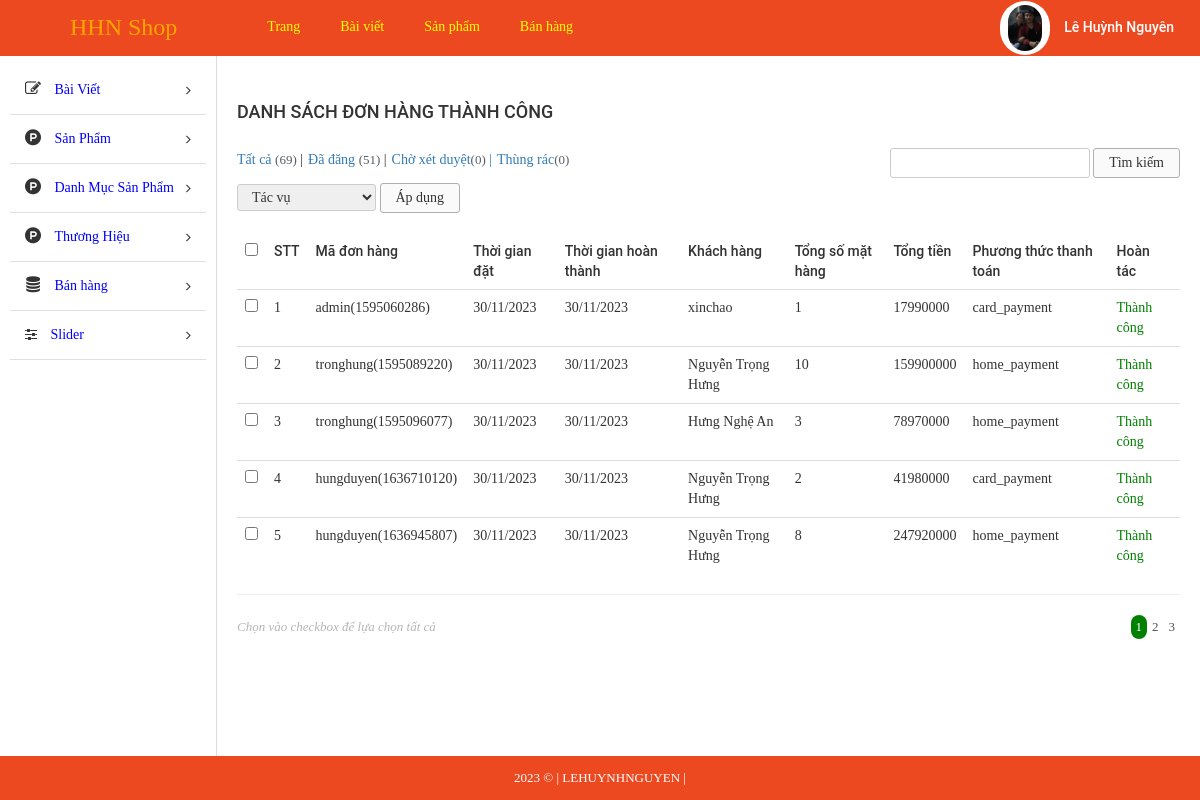
Page /admin/index.php?modules=orders&controllers=index&action=list (signed in) on the committed database.
### tables this page shows
CREATE TABLE `tbl_order` (
  `id` int(11) NOT NULL,
  `custom_id` int(11) NOT NULL,
  `total_price` float NOT NULL,
  `total_num_product` int(11) NOT NULL,
  `create_date` varchar(255) NOT NULL,
  `note` text NOT NULL,
  `payment_method` varchar(255) NOT NULL,
  `status` enum('Thành công','Chờ xác nhận','Hủy','') NOT NULL,
  `id_cart` int(11) NOT NULL,
  `time` varchar(255) NOT NULL,
  `code` varchar(255) NOT NULL,
  `date_confirm` varchar(255) NOT NULL
);

### admin/libraries/database.php (called while the page is built, shortened)
<?php
function db_query($query_string) {
    global $conn;
    $result = mysqli_query($conn, $query_string);
    return $result;
}
function db_fetch_row($query_string) {
    $mysqli_result = db_query($query_string);
    $result = mysqli_fetch_assoc($mysqli_result);
    return $result;
}
function db_fetch_array($query_string) {
    $result = array();
    $mysqli_result = db_query($query_string);
    while ($row = mysqli_fetch_assoc($mysqli_result)) {
        $result[] = $row;
    }
    return $result;
}

### admin/modules/orders/models/indexModel.php (called while the page is built, shortened)
<?php
function getAllOrder(){
	return db_fetch_array("SELECT * FROM `tbl_order` WHERE `status` ='Thành công'");
}
function getNameCus($id){
	$data = db_fetch_row("SELECT * FROM `tbl_customer` WHERE `id` = '$id'");
	return $data['fullname'];
}
 ?>

### admin/modules/orders/controllers/indexController.php (called while the page is built, shortened)
<?php
function listAction() {
	$data_tmp = getAllOrder();
	foreach ($data_tmp as $key => $value) {
		$data_tmp[$key]['fullname'] = getNameCus($data_tmp[$key]['custom_id']);
	}
	if(!empty($_GET['page'])){
		$page = $_GET['page'];
	}else{
		$page =1;
	}
	$numProduct = count($data_tmp);
	$productOnPage = 5;
	$num = ceil($numProduct/$productOnPage);
	$start = ($page - 1) * $productOnPage;
	$res =[];
	for ($i=$start; $i < $start+$productOnPage; $i++) {
		if(isset($data_tmp[$i]))
        $res[] = $data_tmp[$i];
	};
	$data = [$res, $num, $page];
	load_view('list',$data);
}
?>

### admin/core/router.php (called while the page is built, shortened)
<?php
$action_name = get_action().'Action';
call_function(array('construct', $action_name));

### admin/core/appload.php (called while the page is built, shortened)
<?php
require CONFIGPATH . DIRECTORY_SEPARATOR . 'database.php';
require LIBPATH . DIRECTORY_SEPARATOR . 'database.php';
require COREPATH . DIRECTORY_SEPARATOR . 'base.php';
require COREPATH . DIRECTORY_SEPARATOR . 'router.php';

### admin/index.php (called while the page is built, shortened)
<?php
require COREPATH.DIRECTORY_SEPARATOR.'appload.php';

### admin/modules/orders/views/listView.php (the view, shortened to what this page needs)
<div id="main-content-wp" class="list-product-page">
    <div class="wrap clearfix">
        <div id="content" class="fl-right">
            <div class="section" id="title-page">
                <div class="clearfix">
                    <h3 id="index" class="fl-left">Danh sách đơn hàng thành công</h3>
                </div>
            </div>
            <div class="section" id="detail-page">
                <div class="section-detail">
                    <div class="filter-wp clearfix">
                        <ul class="post-status fl-left">
                            <li class="all"><a href="">Tất cả <span class="count">(69)</span></a> |</li>
                            <li class="publish"><a href="">Đã đăng <span class="count">(51)</span></a> |</li>
                            <li class="pending"><a href="">Chờ xét duyệt<span class="count">(0)</span> |</a></li>
                            <li class="pending"><a href="">Thùng rác<span class="count">(0)</span></a></li>
                        </ul>
                        <form method="GET" class="form-s fl-right">
                            <input type="text" name="s" id="s">
                            <input type="submit" name="sm_s" value="Tìm kiếm">
                        </form>
                    </div>
                    <div class="actions">
                        <form method="GET" action="" class="form-actions">
                            <select name="actions">
                                <option value="0">Tác vụ</option>
                            </select>
                            <input type="submit" name="sm_action" value="Áp dụng">
                        </form>
                    </div>
                    <div class="table-responsive">
                        <table class="table list-table-wp">
                            <thead>
                                <tr>
                                    <td><input type="checkbox" name="checkAll" id="checkAll"></td>
                                    <td><span class="thead-text">STT</span></td>
                                    <td><span class="thead-text">Mã đơn hàng</span></td>
                                    <td><span class="thead-text">Thời gian đặt</span></td>
                                    <td><span class="thead-text">Thời gian hoàn thành</span></td>
                                    <td><span class="thead-text">Khách hàng</span></td>
                                    <td><span class="thead-text">Tổng số mặt hàng</span></td>
                                    <td><span class="thead-text">Tổng tiền</span></td>
                                    <td><span class="thead-text">Phương thức thanh toán</span></td>
                                    <td><span class="thead-text">Hoàn tác</span></td>
                                </tr>
                            </thead>
                            <tbody>
                                <?php if(!empty($data['0'])) foreach ($data['0'] as $key => $value) {?>
                                <tr>
                                    <td><input type="checkbox" name="checkItem" class="checkItem"></td>
                                    <td><span class="tbody-text"><?php echo ($key +1); ?></span></td>
                                    <td><span class="tbody-text"><?php  echo $value['code']; ?></span></td>
                                    <td><span class="tbody-text"><?php  echo $value['create_date']; ?></span></td>
                                    <td><span class="tbody-text"><?php  echo $value['date_confirm']; ?></span></td>
                                    <td><span class="tbody-text"><?php  echo $value['fullname']; ?></span></td>
                                    <td><span class="tbody-text"><?php  echo $value['total_num_product']; ?></span></td>
                                    <td><span class="tbody-text"><?php  echo $value['total_price']; ?></h3></span>
                                    <td><span class="tbody-text"><?php  echo $value['payment_method']; ?></span></td>
                                    <td><span class="tbody-text" style="color: green;">Thành công</span></td>
                                </tr>
                                <?php }; ?>
                            </tbody>
                        </table>
                        <hr>
                    </div>
                </div>
            </div>
            <div class="section" id="paging-wp">
                <div class="section-detail clearfix">
                    <p id="desc" class="fl-left">Chọn vào checkbox để lựa chọn tất cả</p>
                    <ul id="list-paging" class="fl-right">
                        <?php for ($i=1; $i <= $data['1'] ; $i++) { ?>
                        <li>
                            <a <?php if($i == $data['2']) echo 'style="background-color: green;color:white; border-radius:300px;"';  ?>  href="?modules=products&controllers=index&action=list&page=<?php echo $i; ?>" title=""><?php echo $i; ?></a>
                        </li>
                        <?php }; ?>
                    </ul>
                </div>
            </div>
        </div>
    </div>
</div>

### admin/core/base.php (shortened to what this page needs)
<?php
function get_module() {
    global $config;
    $module = isset($_GET['modules']) ? $_GET['modules'] : $config['default_module'];
    return $module;
}
function call_function($list_function = array()) {
    if (is_array($list_function)) {
        foreach ($list_function as $f) {
            if (function_exists($f())) {
                $f();
            }
        }
    }
}
function load_view($name, $data_send = array()) {
    $data = $data_send;
    $path = MODULESPATH . DIRECTORY_SEPARATOR . get_module() . DIRECTORY_SEPARATOR . 'views' . DIRECTORY_SEPARATOR . $name . 'View.php';
    if (file_exists($path)) {
        require $path;
    } else {
        echo "Không tìm thấy {$path}";
    }
}
function get_header($name = '') {
    global $data;
    if (empty($name)) {
        $name = 'header';
    } else {
        $name = "header-{$name}";
    }
    $path = LAYOUTPATH . DIRECTORY_SEPARATOR . $name . '.php';
    if (file_exists($path)) {
        if (is_array($data)) {
            foreach ($data as $key => $a) {
                $$key = $a;
            }
        }
        require $path;
    } else {
        echo "Không tìm thấy {$path}";
    }
}
function get_footer($name = '') {
    global $data;
    if (empty($name)) {
        $name = 'footer';
    } else {
        $name = "footer-{$name}";
    }
    $path = LAYOUTPATH . DIRECTORY_SEPARATOR . $name . '.php';
    if (file_exists($path)) {
        if (is_array($data)) {
            foreach ($data as $key => $a) {
                $$key = $a;
            }
        }
        require $path;
    } else {
        echo "Không tìm thấy {$path}";
    }
}
function get_sidebar($name = '') {
    global $data;
    if (empty($name)) {
        $name = 'sidebar';
    } else {
        $name = "sidebar-{$name}";
    }
    $path = LAYOUTPATH . DIRECTORY_SEPARATOR . $name . '.php';
    if (file_exists($path)) {
        if (is_array($data)) {
            foreach ($data as $key => $a) {
                $$key = $a;
            }
        }
        require $path;
    } else {
        echo "Không tìm thấy {$path}";
    }
}
?>

### admin/public/css/import/global.css (style rules this page uses)
body { font-family: "Roboto Regular"; font-size: 14px; line-height: 24px; color: #333; }
.fl-left { float: left; }
.fl-right { float: right; }
ul li { list-style: none!important; }
a { text-decoration: none!important; }

### admin/public/css/import/list_post.css (style rules this page uses)
#content { width: 82%; border-left: 1px solid #ddd; padding: 20px; }
#index { font-family: 'Roboto Medium'; font-weight: normal; text-transform: uppercase; font-size: 18px; padding: 24px 0px; }
.list-table-wp thead tr td { font-family: 'Roboto Medium'; font-weight: normal; }
#paging-wp #desc { font-size: 13px; color: #b5b5b5; font-style: italic; }
#list-paging li { float: left; }
#list-paging li a { display: inline-block; color: #555; font-size: 13px; padding: 0px 5px; }
.filter-wp { margin-bottom: 5px; }
.actions { margin-bottom: 20px; }
.post-status li { float: left; font-size: 14px; margin-right: 5px; }
.post-status li .count { color: #555d66; font-size: 13px; display: inline-block; }
.form-s input[type="text"], .form-actions select { border-radius: 3px; border: 1px solid #ccc; padding: 2px 10px; }
.form-s input[type="submit"], .form-actions input[type="submit"] { border-radius: 3px; border: 1px solid #afafaf; padding: 2px 15px; background: #fafafa; }
.form-actions select { padding: 4px 10px; }

### admin/public/css/import/menu.css (style rules this page uses)
.actions select { border-radius: 3px; border: 1px solid #ccc; padding: 4px 10px; }

### admin/public/css/import/detail_order.css (style rules this page uses)
.table { margin-bottom: 0!important; }

### rows in the picture
tbl_order: code "admin(1595060286)", create_date "30/11/2023", date_confirm "30/11/2023", fullname "xinchao", total_num_product "1", total_price "17990000", payment_method "card_payment"
tbl_order: code "tronghung(1595089220)", create_date "30/11/2023", date_confirm "30/11/2023", fullname "Nguyễn Trọng Hưng", total_num_product "10", total_price "159900000", payment_method "home_payment"
tbl_order: code "tronghung(1595096077)", create_date "30/11/2023", date_confirm "30/11/2023", fullname "Hưng Nghệ An", total_num_product "3", total_price "78970000", payment_method "home_payment"
tbl_order: code "hungduyen(1636710120)", create_date "30/11/2023", date_confirm "30/11/2023", fullname "Nguyễn Trọng Hưng", total_num_product "2", total_price "41980000", payment_method "card_payment"
tbl_order: code "hungduyen(1636945807)", create_date "30/11/2023", date_confirm "30/11/2023", fullname "Nguyễn Trọng Hưng", total_num_product "8", total_price "247920000", payment_method "home_payment"
